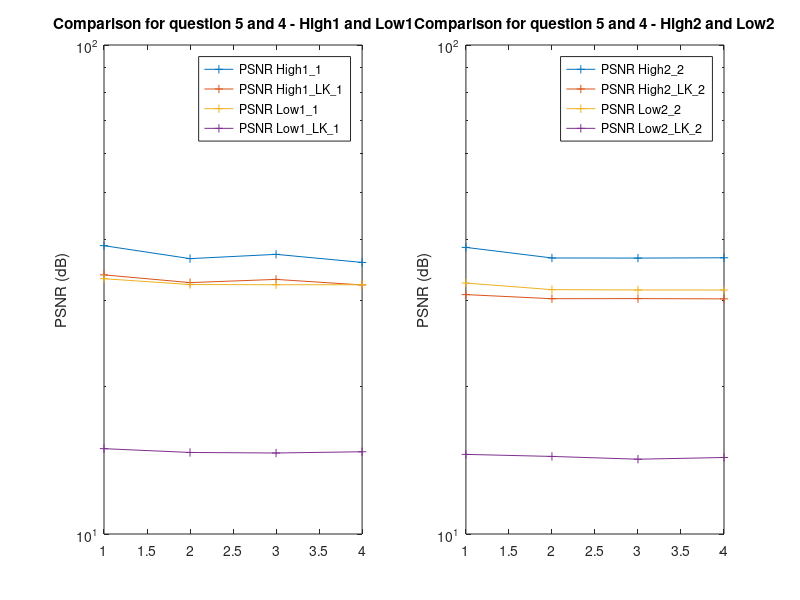

The MATLAB source for this figure:
%% Question5_comparison %%
% Load .mat files and assign the means to 2×2 matrices.
% These matrices contain (in the 1st row) statistics about the high1, low1
% videos and (in the 2nd row) statistics about the high2, low2 videos.

clear all; close all;

load('question4.mat');          
load('question5_temp.mat');
load('question5_img.mat');  
load('question5_both.mat');      

% Each of q4, q5_template, q5_img, q5_both is presumably 1×4 or 1×8.
% Here, we place them all into one array:
vectory = [q4; q5_temp; q5_img; q5_both];
vectorx = 1:4; % This makes it match the number of selected rows (1st and 3rd)


%% Plot
figure('Name','Comparison for question 5 and 4');

% --- Subplot for High1 & Low1 ---
subplot(1,2,1);
semilogy(vectorx, vectory(1:2:end,1), '-+', ...
         vectorx, vectory(1:2:end,2), '-+', ...
         vectorx, vectory(1:2:end,3), '-+', ...
         vectorx, vectory(1:2:end,4), '-+');
title('Comparison for question 5 and 4 - High1 and Low1');
xlabel(''); ylabel('PSNR (dB)');
legend('PSNR High1\_1','PSNR High1\_LK\_1','PSNR Low1\_1','PSNR Low1\_LK\_1');

% --- Subplot for High2 & Low2 ---
subplot(1,2,2);
semilogy(vectorx, vectory(2:2:end,1), '-+', ...
         vectorx, vectory(2:2:end,2), '-+', ...
         vectorx, vectory(2:2:end,3), '-+', ...
         vectorx, vectory(2:2:end,4), '-+');
title('Comparison for question 5 and 4 - High2 and Low2');
xlabel(''); ylabel('PSNR (dB)');
legend('PSNR High2\_2','PSNR High2\_LK\_2','PSNR Low2\_2','PSNR Low2\_LK\_2');
